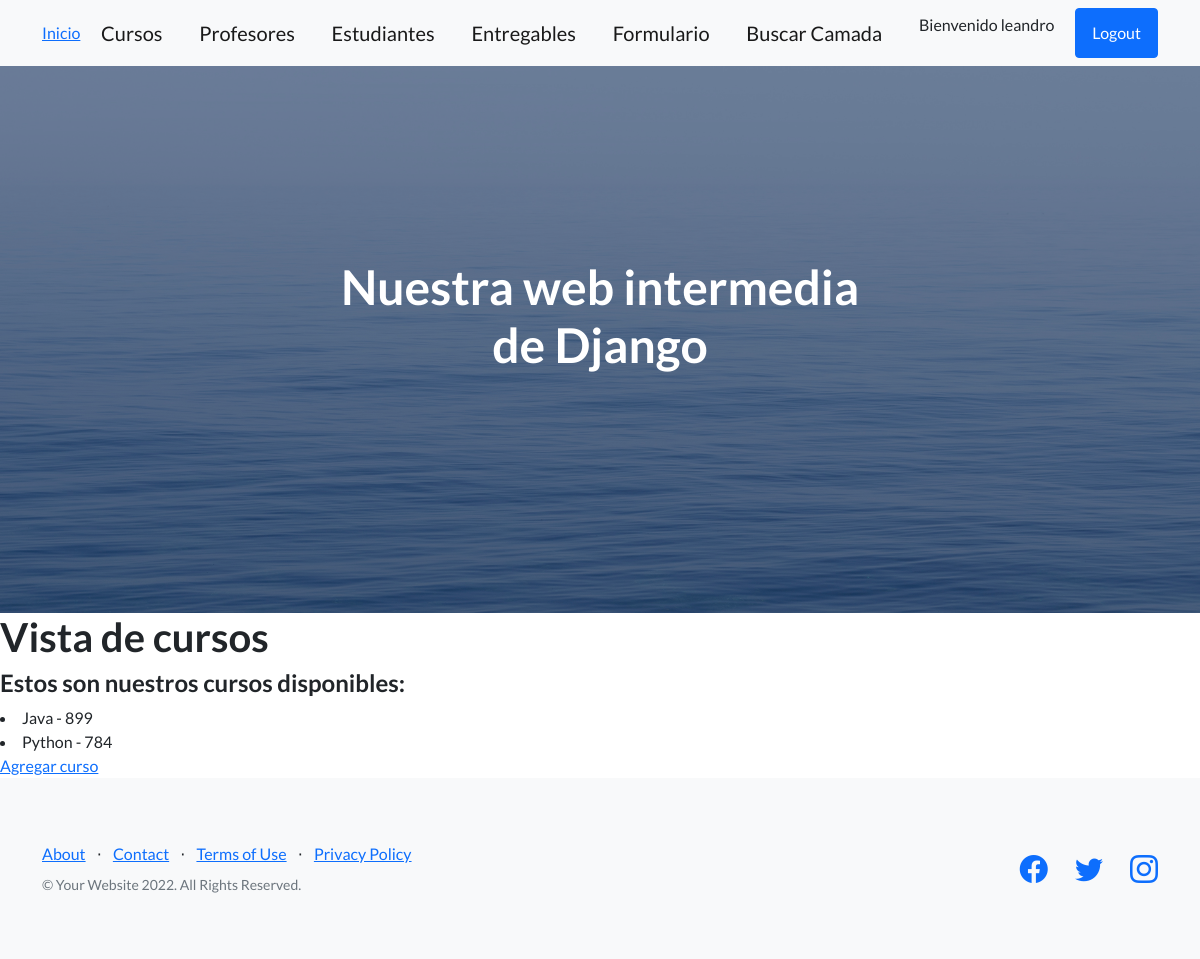
Page /app-coder/cursos/ (signed in) on the committed database.
### AppCoder/models.py (models this page shows, shortened)
class Curso(models.Model): #tenemos que hacer que hereden esta estructura definida como parametro
    nombre = models.CharField(max_length=50) #nombre del curso
    camada = models.IntegerField() #comision del curso
    class Meta: # todos estos cambios se ven reflejados en admin
        verbose_name = 'Course'
        verbose_name_plural = 'My Courses'
        ordering = ['nombre', 'camada']
        unique_together = ['nombre', 'camada']

### AppCoder/views.py (the view)
# urls.py: path('cursos/', cursos, name='Cursos'),
@login_required #sintaxis de decoradores / solo pueden ver este template lo que esten logueados
def cursos(request):
    lista = Curso.objects.filter(profesor_curso__nombre = 'Luna')
    return render(request,'cursos.html',{"lista_cursos": lista})

### AppCoder/templates/cursos.html
{% extends 'padre.html' %}
{% block contenidoQueCambia %}
    <h1>Vista de cursos</h1>
    <h4>Estos son nuestros cursos disponibles:</h4>
    {% for curso in lista_cursos %}
        <li>{{curso.nombre}} - {{curso.camada}}</li>
    {% endfor %}
    <a href="{%  url 'CursoFormulario' %}">Agregar curso</a>
{% endblock contenidoQueCambia %}

### AppCoder/templates/padre.html (shortened to what this page needs)
<!DOCTYPE html>
<html lang="en">
    <head>
        {% load static %}
        <link href="https://cdn.jsdelivr.net/npm/bootstrap-icons@1.5.0/font/bootstrap-icons.css" rel="stylesheet" type="text/css" />
        <link href="{% static '/css/styles.css' %} " rel="stylesheet" />
    </head>
    <body>
        <nav class="navbar navbar-light bg-light static-top">
            <div class="container">
                <a class="navbar-brand1" href="#!">Inicio</a>
                <a class="navbar-brand" href="{% url 'Cursos' %}">Cursos</a>
                <a class="navbar-brand" href="{% url 'Profesores' %}">Profesores</a>
                <a class="navbar-brand" href="{% url 'Estudiantes' %}">Estudiantes</a>
                <a class="navbar-brand" href="{% url 'Entregables' %}">Entregables</a>
                <a class="navbar-brand" href="{% url 'CursoFormulario' %}">Formulario</a>
                <a class="navbar-brand" href="{% url 'busqueda_camada' %}">Buscar Camada</a>
                {% if user.is_authenticated %}
                    <p>Bienvenido {{user.username}}</p>
                    <a class="btn btn-primary" href="{% url 'Logout' %}">Logout</a>
                {% else %}
                <a class="btn btn-primary" href="{% url 'Login' %}">Login</a>
                {% endif %}
            </div>
        </nav>
        <header class="masthead">
            <div class="container position-relative">
                <div class="row justify-content-center">
                    <div class="col-xl-6">
                        <div class="text-center text-white">
                            <h1 class="mb-5">Nuestra web intermedia de Django</h1>
                        </div>
                    </div>
                </div>
            </div>
        </header>
        {% block contenidoQueCambia %}
        {% endblock contenidoQueCambia %}
        <footer class="footer bg-light">
            <div class="container">
                <div class="row">
                    <div class="col-lg-6 h-100 text-center text-lg-start my-auto">
                        <ul class="list-inline mb-2">
                            <li class="list-inline-item"><a href="#!">About</a></li>
                            <li class="list-inline-item">⋅</li>
                            <li class="list-inline-item"><a href="#!">Contact</a></li>
                            <li class="list-inline-item">⋅</li>
                            <li class="list-inline-item"><a href="#!">Terms of Use</a></li>
                            <li class="list-inline-item">⋅</li>
                            <li class="list-inline-item"><a href="#!">Privacy Policy</a></li>
                        </ul>
                        <p class="text-muted small mb-4 mb-lg-0">&copy; Your Website 2022. All Rights Reserved.</p>
                    </div>
                    <div class="col-lg-6 h-100 text-center text-lg-end my-auto">
                        <ul class="list-inline mb-0">
                            <li class="list-inline-item me-4">
                                <a href="#!"><i class="bi-facebook fs-3"></i></a>
                            </li>
                            <li class="list-inline-item me-4">
                                <a href="#!"><i class="bi-twitter fs-3"></i></a>
                            </li>
                            <li class="list-inline-item">
                                <a href="#!"><i class="bi-instagram fs-3"></i></a>
                            </li>
                        </ul>
                    </div>
                </div>
            </div>
        </footer>
    </body>
</html>

### rows in the picture
Curso: nombre "Java", camada "899"
Curso: nombre "Python", camada "784"

### other values in the picture
{{ user.username }} "leandro"
